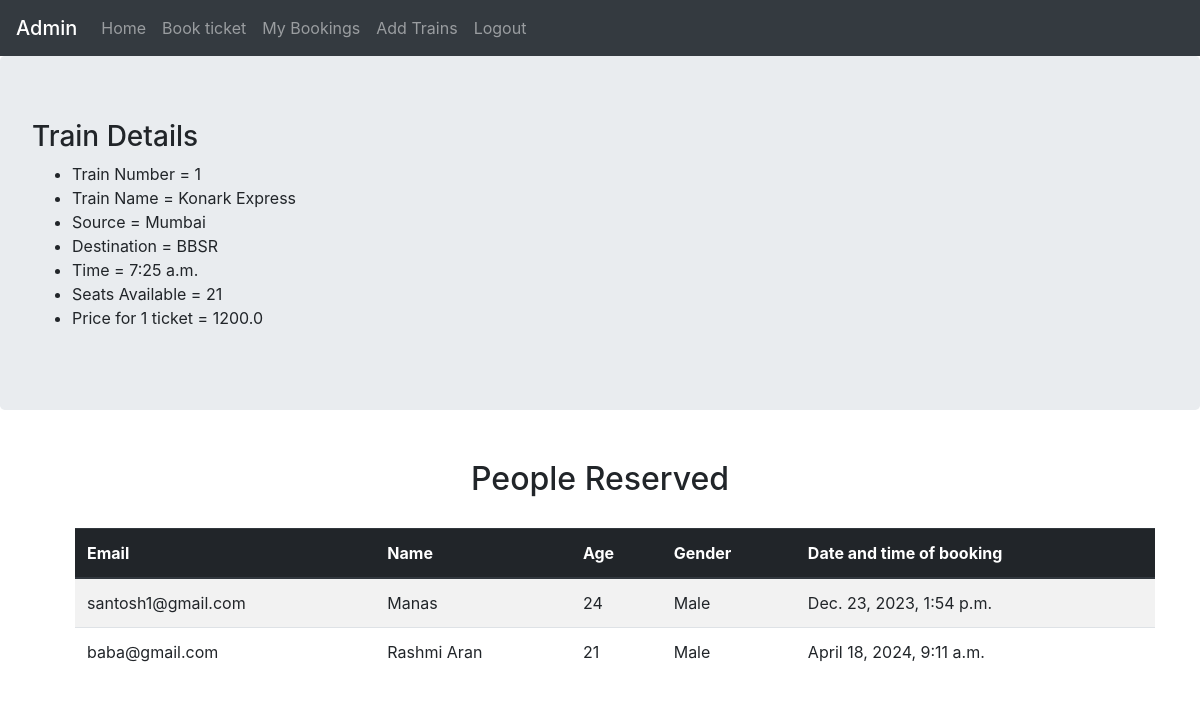
Screenshot of /reservation/1 (signed in) with the database file from the repository.
### reservation/models.py (models this page shows)
class trains(models.Model):
    train_name=models.CharField(max_length=50)
    source=models.CharField(max_length=50)
    destination=models.CharField(max_length=50)
    time=models.TimeField(auto_now=False, auto_now_add=False)
    price=models.FloatField(default=120)
    seats_available=models.IntegerField()

class person(models.Model):
    name=models.CharField(max_length=50)
    age=models.IntegerField()
    gender=models.CharField(max_length=50)
    email=models.EmailField(max_length=254)
    date_and_time_of_booking=models.DateTimeField(auto_now_add=True)
    train=models.ForeignKey('trains', on_delete=models.CASCADE)

### reservation/views.py (the view)
# urls.py: path('<train_id>',views.train_id,name="train_id"),
def train_id(request, train_id):
    if not request.user.is_superuser:
        return render(request, './error.html', {'msg': "Not an Admin"})
    l = trains.objects.get(pk=train_id)
    persons = l.person_set.all()
    context = {
        'train': l,
        'persons': persons
    }
    return render(request, './viewperson.html', context)

### reservation/templates/viewperson.html
{% extends "./base.html" %}
{% block content %}
<body>
    <div class='jumbotron'>
        <h3> Train Details </h3>
        <ul>
            <li>Train Number = {{train.pk}}</li>
            <li>Train Name = {{train.train_name}}</li>
            <li>Source = {{train.source}}</li>
            <li>Destination = {{train.destination}}</li>
            <li>Time = {{train.time}}</li>
            <li>Seats Available = {{train.seats_available}}</li>
            <li>Price for 1 ticket = {{train.price}}</li>
        </ul>
    </div>
    <div style="margin-top: 50px;">
        <center><h2>People Reserved</h2></center>
        <table class="table table-striped" style="width: 90%;margin-left:75px ;margin-top: 30px;">
            <thead class="thead-dark">
                <tr>
                    <th scope="col">Email</th>
                    <th scope="col">Name</th>
                    <th scope="col">Age</th>
                    <th scope="col">Gender</th>
                    <th scope="col">Date and time of booking</th>
                </tr>
            </thead>
            <tbody>
                {%for p in persons%}
                <tr>
                    <td>{{p.email}}</td>
                    <td>{{p.name}}</td>
                    <td>{{p.age}}</td>
                    <td>{{p.gender}}</td>
                    <td>{{p.date_and_time_of_booking}}</td>
                </tr>
                {% endfor %}
            </tbody>
        </table>
    </div>
</body>
{% endblock %}

### reservation/templates/base.html (shortened to what this page needs)
<!doctype html>
<html lang="en">
<head>
    <link rel="stylesheet" href="https://stackpath.bootstrapcdn.com/bootstrap/4.1.3/css/bootstrap.min.css"
>
    <nav class="navbar navbar-expand-lg navbar-dark bg-dark">
        <ul class="navbar-nav">
            {% if request.user.is_superuser %}
            <span class="navbar-brand mb-0 h1">Admin</span>
            {% else %}
            <span class="navbar-brand mb-0 h1">{{request.user.username}}</span>
            {% endif %}
            <li class="nav-item">
                <a class="nav-link" href="http://127.0.0.1:8000/reservation/">Home</a>
            </li>
            <li class="nav-item">
                <a class="nav-link" href="http://127.0.0.1:8000/reservation/bookform/">Book ticket</a>
            </li>
            <li class="nav-item">
                <a class="nav-link" href="http://127.0.0.1:8000/reservation/mybooking/">My Bookings</a>
            </li>
            <li class="nav-item">
                <a class="nav-link" href="http://127.0.0.1:8000/reservation/trainform/">Add Trains</a>
            </li>
            {% if request.user.is_authenticated %}
            <li class="nav-item">
                <a class="nav-link" href="http://127.0.0.1:8000/reservation/logout/">Logout</a>
            </li>
            {% endif %}
        </ul>
    </nav>
</head>
{% block content %}
{% endblock %}
</html>

### rows the page displays
trains: pk "1", train_name "Konark Express", source "Mumbai", destination "BBSR", time "7:25 a.m.", seats_available "21", price "1200.0"
person: email "santosh1@gmail.com", name "Manas", age "24", gender "Male", date_and_time_of_booking "Dec. 23, 2023, 1:54 p.m."
person: email "baba@gmail.com", name "Rashmi Aran", age "21", gender "Male", date_and_time_of_booking "April 18, 2024, 9:11 a.m."
